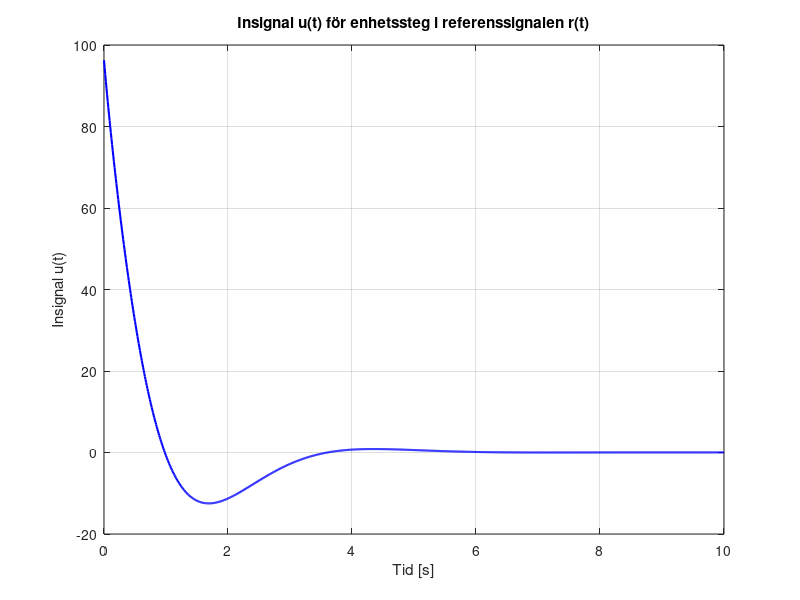

Source code (MATLAB):
% Tidsvektor
t = 0:0.01:10;  % Tid från 0 till 10 sekunder med steg på 0.01 sekunder

% Definiera referenssignalen r(t) som ett enhetssteg
r = ones(length(t), 1);  % Gör r till en kolumnvektor med samma längd som t

% Antag en överföringsfunktion för kompensatorn C(s) och systemet G(s)
% Exempel på kompensator och system (ersätt med dina egna värden)
K = 15.4;         % Förstärkningsfaktor
Td = 2.84;        % Tidskonstant för lead-delen
B = 0.16;         % Förhållande mellan nollställe och pol för lead-delen
Ti = 11.36;       % Tidskonstant för lag-delen
gamma = 1;        % Faktor för lag-delen

% Lead-del: (T_d s + 1) / (B T_d s + 1)
lead_numerator = [Td, 1];
lead_denominator = [B * Td, 1];
C_lead = tf(lead_numerator, lead_denominator);

% Lag-del: (T_i s + 1) / (T_i s + gamma)
lag_numerator = [Ti, 1];
lag_denominator = [Ti, gamma];
C_lag = tf(lag_numerator, lag_denominator);

% Kombinera lead och lag med förstärkning K
C = K * C_lead * C_lag;

% Antag att G(s) är ditt system, här är ett exempel
G = tf(1.9, [8, 86, 40, 0]);  % Exempel på G(s) (ersätt med ditt eget system)

% Öppen styrslinga
L = C * G;

% Sluten styrslinga
T_closed = feedback(L, 1);

% Beräkna utsignalen y(t) för enhetssteget
[y, t] = step(T_closed, t);  % Säkerställ att y och t är samma längd som r

% Omvandla y till en kolumnvektor om det behövs
y = y(:);

% Beräkna insignalen u(t) = C * (r(t) - y(t))
u = lsim(C, r - y, t);

% Beräkna det maximala värdet av u(t)
umax = max(u);

% Plot av insignalen u(t)
figure;
plot(t, u, 'b', 'LineWidth', 1.5);
grid on;
xlabel('Tid [s]');
ylabel('Insignal u(t)');
title('Insignal u(t) för enhetssteg i referenssignalen r(t)');

% Visa det maximala värdet av u(t)
fprintf('Maximalt värde av u(t): %.4f\n', umax);
